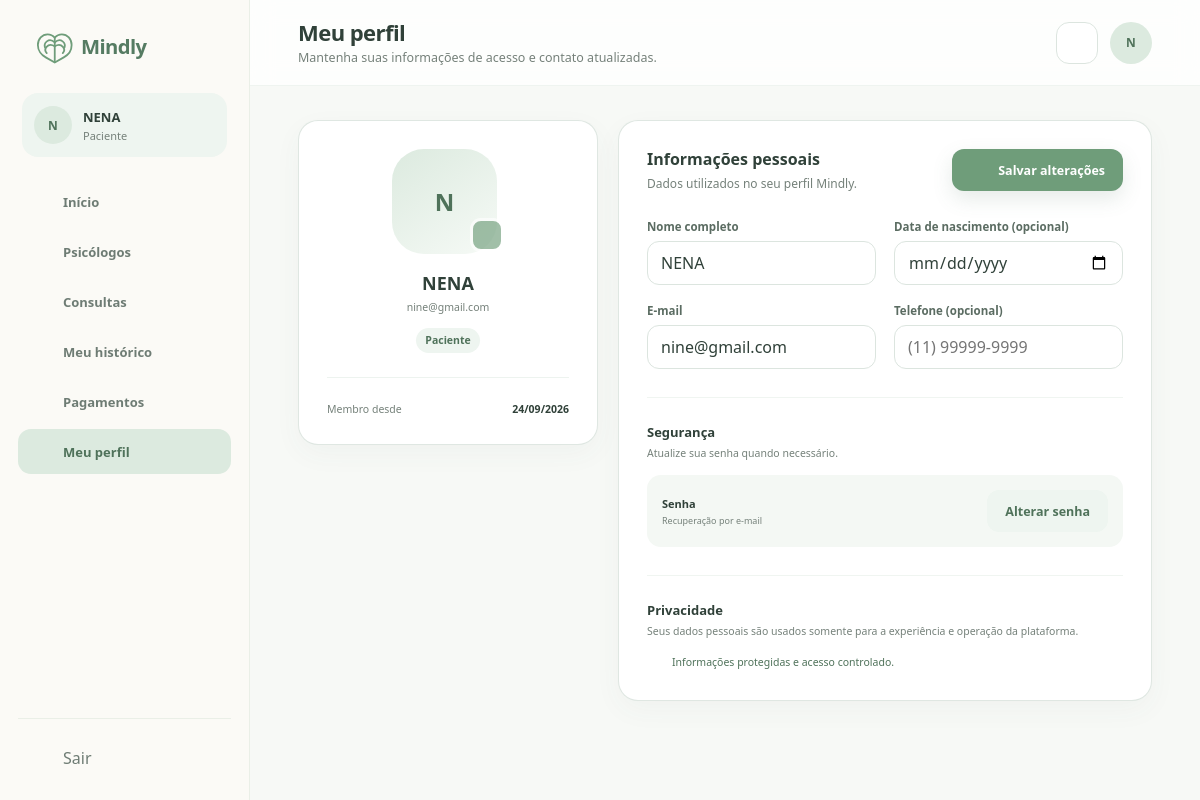
The app's page /view/perfilPaciente.php (signed in) with its own data.
### tables this page shows
CREATE TABLE `usuarios` (
  `id` bigint(20) UNSIGNED NOT NULL,
  `nome` varchar(150) NOT NULL,
  `email` varchar(190) NOT NULL,
  `senha_hash` varchar(255) NOT NULL,
  `papel` enum('paciente','psicologo','admin') NOT NULL,
  `telefone` varchar(20) DEFAULT NULL,
  `avatar_url` varchar(500) DEFAULT NULL,
  `status` enum('pendente','ativo','suspenso','inativo') NOT NULL DEFAULT 'ativo',
  `email_verificado_em` datetime DEFAULT NULL,
  `ultimo_acesso_em` datetime DEFAULT NULL,
  `criado_em` timestamp NOT NULL DEFAULT current_timestamp(),
  `atualizado_em` timestamp NOT NULL DEFAULT current_timestamp() ON UPDATE current_timestamp()
);

### model/Database.php (called while the page is built, shortened)
<?php
function config(): array
{
    static $config;
    if ($config === null) {
        $config = require __DIR__ . '/../config.example.php';
    }
    return $config;
}
function db(): PDO
{
    static $pdo;
    if (!$pdo) {
        $c = config();
        $pdo = new PDO("mysql:host={$c['db_host']};port={$c['db_port']};dbname=mindly;charset=utf8mb4", $c['db_user'], $c['db_password'], [PDO::ATTR_ERRMODE => PDO::ERRMODE_EXCEPTION, PDO::ATTR_DEFAULT_FETCH_MODE => PDO::FETCH_ASSOC, PDO::ATTR_EMULATE_PREPARES => false]);
        $pdo->exec("SET time_zone = '+00:00'");
    }
    return $pdo;
}
function query(string $sql, array $params = []): PDOStatement
{
    $stmt = db()->prepare($sql);
    $stmt->execute($params);
    return $stmt;
}
function accountById($id)
{
    return query('SELECT u.*, p.status_verificacao FROM usuarios u LEFT JOIN psicologos p ON p.usuario_id=u.id WHERE u.id=?', [$id])->fetch();
}

### controller/Auth.php (called while the page is built, shortened)
<?php
require_once __DIR__ . '/../model/Database.php';
function e($value): string
{
    return htmlspecialchars((string) $value, ENT_QUOTES | ENT_SUBSTITUTE, 'UTF-8');
}
function accountProblem(array $user): ?string
{
    return null;
}
function requireRole(string $role): array
{
    try {
        $user = accountById($_SESSION['user_id']);
    } catch (Throwable $ex) {
        http_response_code(503);
        exit('Serviço temporariamente indisponível.');
    }
    return $user;
}

### view/componentes/dados.php (called while the page is built, shortened)
<?php
function dateLabel(?string $value, string $format = 'd/m/Y H:i'): string
{
    return $value ? mindlyTime($value)->format($format) : '—';
}
function initials(string $name): string
{
    $parts = preg_split('/\s+/u', trim($name));
    return mb_strtoupper(mb_substr($parts[0] ?? '', 0, 1) . (count($parts) > 1 ? mb_substr(end($parts), 0, 1) : ''));
}
function oldOperation(string $action, string $key, $default = '')
{
    global $d;
    return ($d['anterior']['acao'] ?? '') === $action ? ($d['anterior']['dados'][$key] ?? $default) : $default;
}

### controller/DadosController.php (called while the page is built, shortened)
<?php
require_once __DIR__ . '/../model/MindlyData.php';
function requestText(string $key): string
{
    return isset($_GET[$key]) && is_string($_GET[$key]) ? mb_substr(trim($_GET[$key]), 0, 190) : '';
}
function mindlyTime(?string $date = null): DateTimeImmutable
{
    return (new DateTimeImmutable($date ?: 'now', new DateTimeZone('UTC')))->setTimezone(new DateTimeZone('America/Sao_Paulo'));
}
function pageData(string $page, array $user): array
{
    $model = new MindlyData($user);
    $d = ['notificacoes' => $model->notifications(), 'consulta' => null, 'profissional' => null, 'horarios' => [], 'busca' => requestText('q')];
    switch ($page) {
        case 'perfilPaciente.php':
        case 'perfilProfissional.php':
            $d['perfil'] = $model->profile();
            break;
    }
    $d['anterior'] = $_SESSION['operacao_anterior'] ?? [];
    return $d;
}
function loadPageData(string $page, array $user): array
{
    try {
        return pageData($page, $user);
    } catch (Throwable $error) {
        error_log('Mindly: falha ao consultar dados da página (' . get_class($error) . ').');
        http_response_code(503);
        exit('Não foi possível carregar os dados. Tente novamente mais tarde.');
    }
}

### model/MindlyData.php (called while the page is built, shortened)
<?php
require_once __DIR__ . '/Database.php';
final class MindlyData
{
    private int $id;
    private string $role;
    public function __construct(array $user)
    {
        $this->id = (int) $user['id'];
        $this->role = $user['papel'];
    }
    public function profile(): array
    {
        if ($this->role === 'paciente')
            return query('SELECT data_nascimento FROM pacientes WHERE usuario_id=?', [$this->id])->fetch() ?: [];
        return $this->professional($this->id, true) ?: [];
    }
    public function notifications(): array
    {
        return query('SELECT id,titulo,mensagem,criado_em FROM notificacoes WHERE usuario_id=? AND lida_em IS NULL ORDER BY criado_em DESC,id DESC', [$this->id])->fetchAll();
    }
}

### view/perfilPaciente.php (the view, shortened to what this page needs)
<?php require_once __DIR__ . '/../controller/Auth.php';
$currentUser = requireRole('paciente'); ?>
<?php require_once __DIR__ . '/../controller/DadosController.php';
$d = loadPageData(basename(__FILE__), $currentUser);
require_once __DIR__ . '/componentes/componentes.php';
require_once __DIR__ . '/componentes/dados.php'; ?>
<!DOCTYPE html>
<html lang="pt-BR">
<head>
    <link rel="stylesheet" href="../css/componentes.css">
    <link rel="stylesheet" href="../css/perfilPaciente.css">
</head>
<body>
    <?php abrirLayout('paciente', 'perfil', 'Meu perfil', 'Mantenha suas informações de acesso e contato atualizadas.', $currentUser['nome']); ?>
    <div class="perfil-layout">
        <aside class="cartao resumo-perfil">
            <div class="foto-perfil"><span
                    class="avatar-foto foto"><?= e(initials($currentUser['nome'])) ?></span><button disabled
                    title="Alteração de foto ainda não disponível"><?= icon('camera') ?></button></div>
            <h2><?= e($currentUser['nome']) ?></h2>
            <p><?= e($currentUser['email']) ?></p><span class="tag">Paciente</span>
            <div class="linha-divisoria"></div>
            <div class="conta-info"><span>Membro
                    desde</span><strong><?= dateLabel($currentUser['criado_em'], 'd/m/Y') ?></strong></div>
        </aside>
        <section class="cartao formulario-perfil">
            <div class="cartao-cabecalho">
                <div>
                    <h2>Informações pessoais</h2>
                    <p>Dados utilizados no seu perfil Mindly.</p>
                </div><button form="perfil-paciente" class="botao botao-principal"><?= icon('edit') ?> Salvar alterações</button>
            </div>
            <form id="perfil-paciente" method="post" action="../processamento/paciente.php">
                <div class="grade-campos">
                    <div class="campo"><label for="nome">Nome completo</label><input id="nome" name="nome" autocomplete="name" required minlength="2" maxlength="150"
                            value="<?= e(oldOperation('perfil_paciente', 'nome', $currentUser['nome'])) ?>"></div>
                    <div class="campo"><label for="nascimento">Data de nascimento (opcional)</label><input id="nascimento" name="data_nascimento" type="date" autocomplete="bday" min="1000-01-01" max="<?= mindlyTime()->format('Y-m-d') ?>"
                            value="<?= e(oldOperation('perfil_paciente', 'data_nascimento', $d['perfil']['data_nascimento'] ?? '')) ?>"></div>
                    <div class="campo"><label for="email">E-mail</label><input id="email" name="email" type="email" autocomplete="email" required maxlength="190" value="<?= e(oldOperation('perfil_paciente', 'email', $currentUser['email'])) ?>">
                    </div>
                    <div class="campo"><label for="telefone">Telefone (opcional)</label><input id="telefone" name="telefone" type="tel" autocomplete="tel" maxlength="20" value="<?= e(oldOperation('perfil_paciente', 'telefone', $currentUser['telefone'] ?? '')) ?>"
                            placeholder="(11) 99999-9999"></div>
                </div>
                <div class="secao-form">
                    <h3>Segurança</h3>
                    <p>Atualize sua senha quando necessário.</p>
                    <div class="senha-linha">
                        <div><strong>Senha</strong><span>Recuperação por e-mail</span></div><a href="redefinirSenha.php"
                            class="botao botao-suave">Alterar senha</a>
                    </div>
                </div>
                <div class="secao-form">
                    <h3>Privacidade</h3>
                    <p>Seus dados pessoais são usados somente para a experiência e operação da plataforma.</p>
                    <div class="privacidade-linha"><?= icon('shield') ?><span>Informações protegidas e acesso
                            controlado.</span></div>
                </div>
            </form>
        </section>
    </div>
    <?php fecharLayout(); ?>
</body>
</html>

### view/componentes/componentes.php (shortened to what this page needs)
<?php
function icon($name, $class = '')
{
    $svg = $icons[$name] ?? $icons['home'];
    return '<svg class="icone ' . $class . '" viewBox="0 0 24 24" aria-hidden="true">' . $svg . '</svg>';
}
function navItems($perfil)
{
    if ($perfil === 'paciente')
        return [
            ['dashboardPaciente.php', 'home', 'Início', 'inicio'],
            ['buscarPsicologos.php', 'search', 'Psicólogos', 'psicologos'],
            ['minhasConsultas.php', 'calendar', 'Consultas', 'consultas'],
            ['prontuarioPaciente.php', 'file', 'Meu histórico', 'historico'],
            ['pagamentosPaciente.php', 'wallet', 'Pagamentos', 'pagamentos'],
            ['perfilPaciente.php', 'user', 'Meu perfil', 'perfil'],
        ];
    return [
        ['dashboardAdmin.php', 'home', 'Visão geral', 'inicio'],
        ['usuariosAdmin.php', 'users', 'Usuários', 'usuarios'],
        ['atendimentosAdmin.php', 'video', 'Atendimentos', 'atendimentos'],
        ['relatoriosAdmin.php', 'chart', 'Relatórios', 'relatorios'],
    ];
}
function abrirLayout($perfil, $ativo, $titulo, $subtitulo, $nome)
{
    global $currentUser, $d;
    $nome = e($currentUser['nome']);
    $perfilLabel = $perfil === 'paciente' ? 'Paciente' : ($perfil === 'psicologo' ? 'Psicólogo(a)' : 'Administrador');
    $iniciais = e(mb_strtoupper(mb_substr($currentUser['nome'], 0, 1)));
    echo '<div class="app">';
    echo '<aside class="sidebar">';
    echo '<a class="sidebar-logo" href="home.php"><img src="../img/logo-mindly.svg" alt="Mindly"></a>';
    echo '<div class="perfil-lateral"><span class="avatar avatar-pequeno">' . $iniciais . '</span><div><strong>' . $nome . '</strong><span>' . $perfilLabel . '</span></div></div>';
    echo '<nav class="menu-lateral">';
    foreach (navItems($perfil) as $item) {
        [$href, $ico, $label, $key] = $item;
        $classe = $key === $ativo ? 'item-menu ativo' : 'item-menu';
        echo '<a class="' . $classe . '" href="' . $href . '">' . icon($ico) . '<span>' . $label . '</span></a>';
    }
    echo '</nav>';
    echo '<div class="sidebar-rodape"><form method="post" action="../processamento/auth.php">' . csrfField() . '<input type="hidden" name="acao" value="logout"><button class="item-menu" style="border:0;background:transparent;width:100%;cursor:pointer;font:inherit" type="submit">' . icon('logout') . '<span>Sair</span></button></form></div>';
    echo '</aside>';
    echo '<main class="area-app">';
    echo '<header class="topbar"><div class="titulo-topbar"><h1>' . $titulo . '</h1><p>' . $subtitulo . '</p></div><div class="acoes-topbar"><details class="notificacoes"><summary class="botao-icone" aria-label="Notificações">' . icon('bell');
    echo '</summary><div class="painel-notificacoes"><h2>Notificações</h2>';
    echo '</div></details><span class="avatar">' . $iniciais . '</span></div></header>';
    echo '<section class="conteudo-app">';
}
function fecharLayout()
{
    echo '</section></main></div>';
}
?>

### css/perfilPaciente.css (style rules this page uses)
.perfil-layout { display:grid;grid-template-columns:300px minmax(0,1fr);gap:20px;align-items:start }
.resumo-perfil { padding:28px;text-align:center }
.foto-perfil { width:112px;margin:0 auto;position:relative }
.foto { width:105px;height:105px;border-radius:32px;font-size:24px }
.foto-perfil button { position:absolute;right:0;bottom:2px;width:34px;height:34px;border:3px solid white;border-radius:11px;background:var(--verde-principal);color:white;display:grid;place-items:center }
.foto-perfil button .icone { width:15px }
.resumo-perfil h2 { margin-top:17px;font-size:18px }
.resumo-perfil>p { margin:5px 0 13px;color:var(--texto-suave);font-size:10.5px }
.resumo-perfil .linha-divisoria { margin:24px 0 }
.conta-info { display:flex;justify-content:space-between;font-size:10.5px }
.conta-info span { color:var(--texto-suave) }
.formulario-perfil { padding:28px }
.formulario-perfil form { margin-top:26px }
.secao-form { margin-top:28px;padding-top:25px;border-top:1px solid rgba(111,157,122,.1) }
.secao-form h3 { font-size:13px }
.secao-form>p { margin-top:5px;color:var(--texto-suave);font-size:10.5px }
.senha-linha { margin-top:15px;padding:15px;border-radius:14px;background:var(--verde-nevoa);display:flex;align-items:center;justify-content:space-between;gap:15px }
.senha-linha div { display:flex;flex-direction:column }
.senha-linha strong { font-size:11px }
.senha-linha span { margin-top:3px;color:var(--texto-suave);font-size:9px }
.privacidade-linha { margin-top:14px;display:flex;align-items:center;gap:8px;color:var(--verde-escuro);font-size:10.5px }
.privacidade-linha .icone { width:17px }

### records on screen
usuarios: nome "N", nome "NENA", email "nine@gmail.com", criado_em "24/09/2026"

### other values on screen
$perfilLabel "Paciente"
$label "Início"
$label "Psicólogos"
$label "Consultas"
$label "Meu histórico"
$label "Pagamentos"
$label "Meu perfil"
$titulo "Meu perfil"
$subtitulo "Mantenha suas informações de acesso e contato atualizadas."
